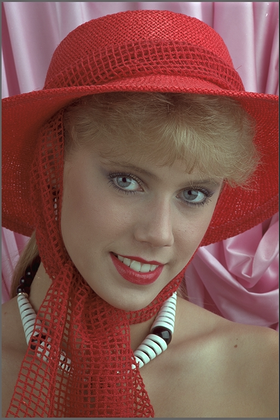
%> input picture dubois_images/04.tiff, 280 x 420 px, shrunk from 512 x 768 before the run
$ octave --eval "result = dlmmse(imread('dubois_images/04.tiff'));"   (GNU Octave 9; MATLAB toolbox functions it lacks are replaced by stand-ins)
%> lines starting %> are read from the running program, lines starting %| are printed output that depends on the picture
function out = dlmmse(img)

[row,col,ch] = size(img);
%> row = 420; col = 280; ch = 3
img = im2double(img);

if ch==3
    temp = zeros(row, col);
    for i = 1:row
        for j=1:col
            if mod(i, 2) == 0 && mod(j, 2) == 0
                temp(i, j) = img(i, j, 3);
            elseif mod(i, 2) == 0 && mod(j, 2) == 1
                temp(i, j) = img(i, j, 2);
            elseif mod(i, 2) == 1 && mod(j, 2) == 0
                temp(i, j) = img(i, j, 2);
            elseif mod(i, 2) == 1 && mod(j, 2) == 1
                temp(i, j) = img(i, j, 1);
            end
        end
    end
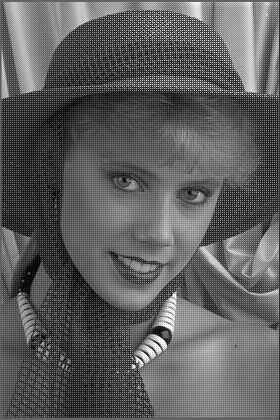
%> temp: size 420x280 double; min 0, max 1, mean 0.371
end

img = temp;

f=[-1/4 1/2 1/2 1/2 -1/4];

G_h = conv2(img,f);
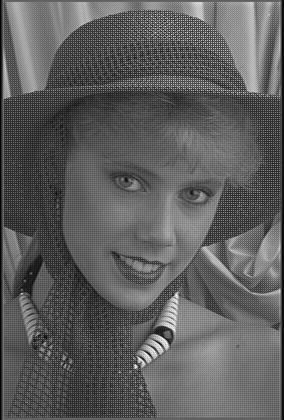
%> G_h: size 420x284 double; min -0.106, max 1.17, mean 0.366; drawn with min black and max white
G_v = conv2(img,f');
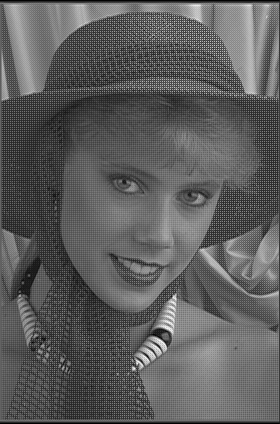
%> G_v: size 424x280 double; min -0.104, max 1.17, mean 0.368; drawn with min black and max white

G_hat_h = zeros(row,col);
G_hat_v = zeros(row,col);

for i=1:2:row
   G_hat_h(i,1:2:col) = G_h(i,1:2:col) - img(i,1:2:col);
   G_hat_h(i,2:2:col) = img(i,2:2:col) - G_h(i,2:2:col);
   G_hat_v(i,1:2:col) = G_v(i,1:2:col) - img(i,1:2:col);
   G_hat_v(i,2:2:col) = img(i,2:2:col) - G_v(i,2:2:col);
end
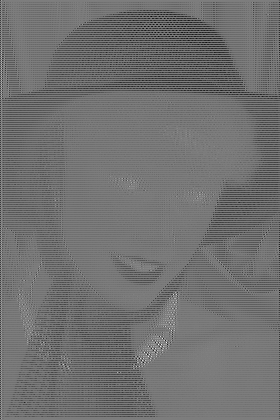
%> G_hat_h: size 420x280 double; min -0.946, max 0.976, mean -0.0948; drawn with min black and max white
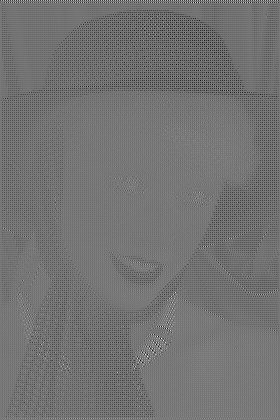
%> G_hat_v: size 420x280 double; min -0.909, max 1.02, mean -0.0412; drawn with min black and max white

for i=2:2:row
   G_hat_h(i,2:2:col) = G_h(i,2:2:col) - img(i,2:2:col);
   G_hat_h(i,1:2:col) = img(i,1:2:col) - G_h(i,1:2:col);
   G_hat_v(i,2:2:col) = G_v(i,2:2:col) - img(i,2:2:col);
   G_hat_v(i,1:2:col) = img(i,1:2:col) - G_v(i,1:2:col);
end
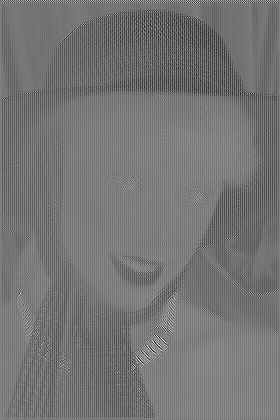
%> G_hat_v: size 420x280 double; min -1.02, max 1.02, mean -0.0825; drawn with min black and max white

h = [4 9 15 23 26 23 15 9 4]/128;

%> (the run ends here)

$ run again, on dubois_images/07.tiff
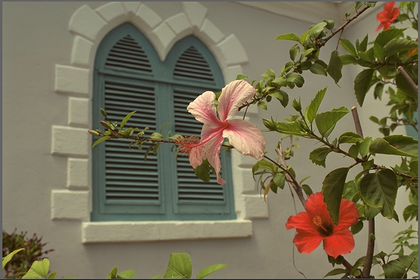
%> input picture dubois_images/07.tiff, 420 x 280 px, shrunk from 768 x 512 before the run
%> after the loop in dlmmse, `for i = 1:row`:
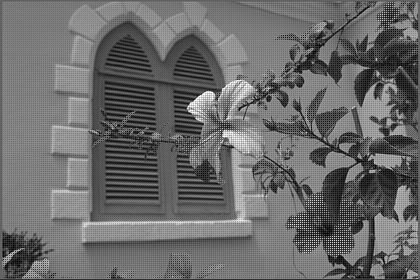
%> temp: size 280x420 double; min 0, max 1, mean 0.416
%> after the loop in dlmmse, `for i=2:2:row`:
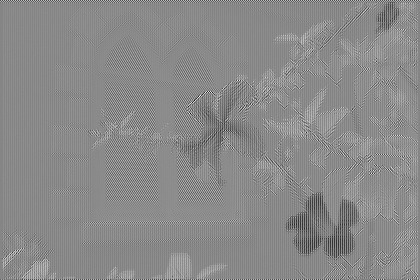
%> G_hat_v: size 280x420 double; min -1.04, max 0.952, mean 0.036; drawn with min black and max white
